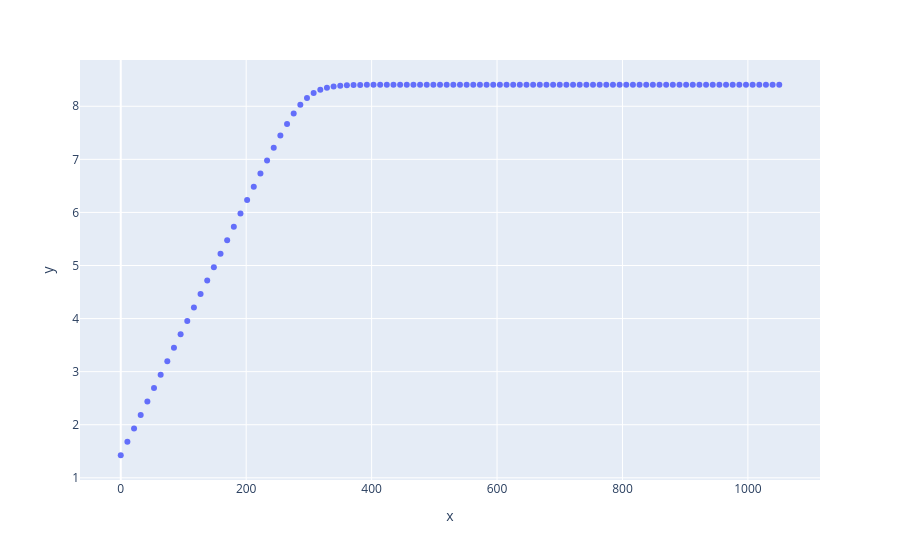

Notebook code cell kept with this figure:
### Code cell
import plotly.express as px
px.scatter(x=x, y=y)
px.scatter(x=times, y=combase_x)
